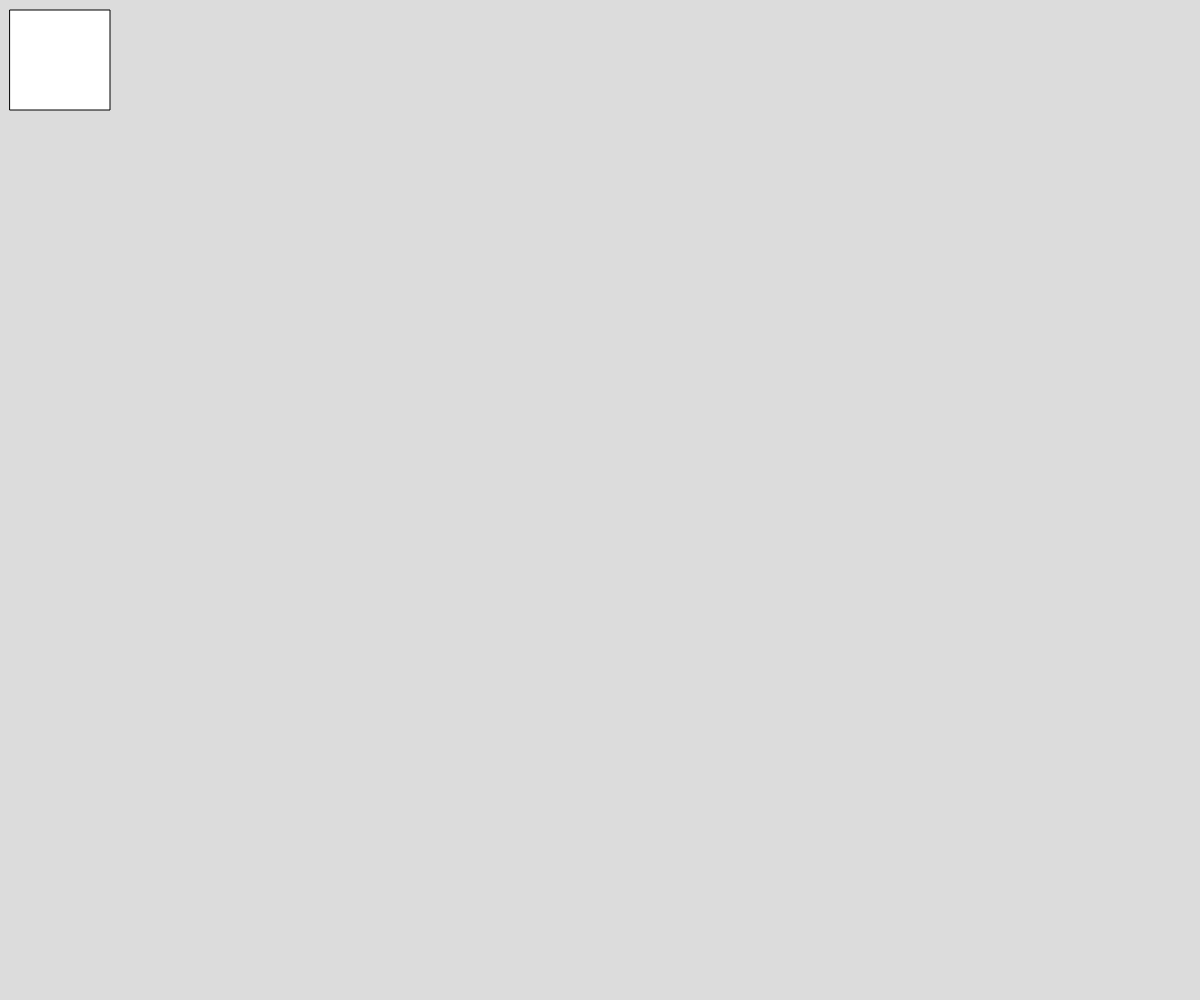
Frame 1 (no input)
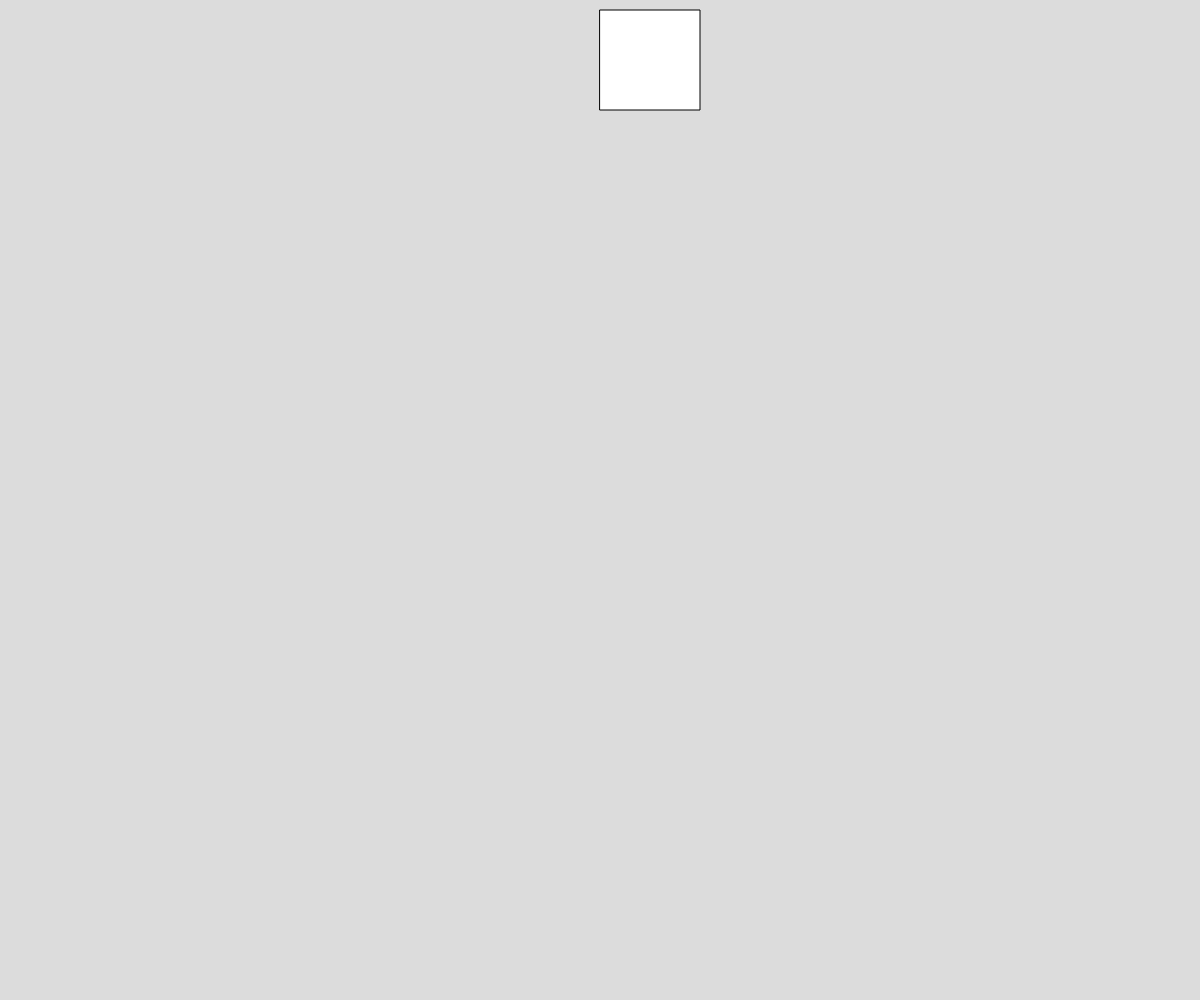
Frame 60 (no input)
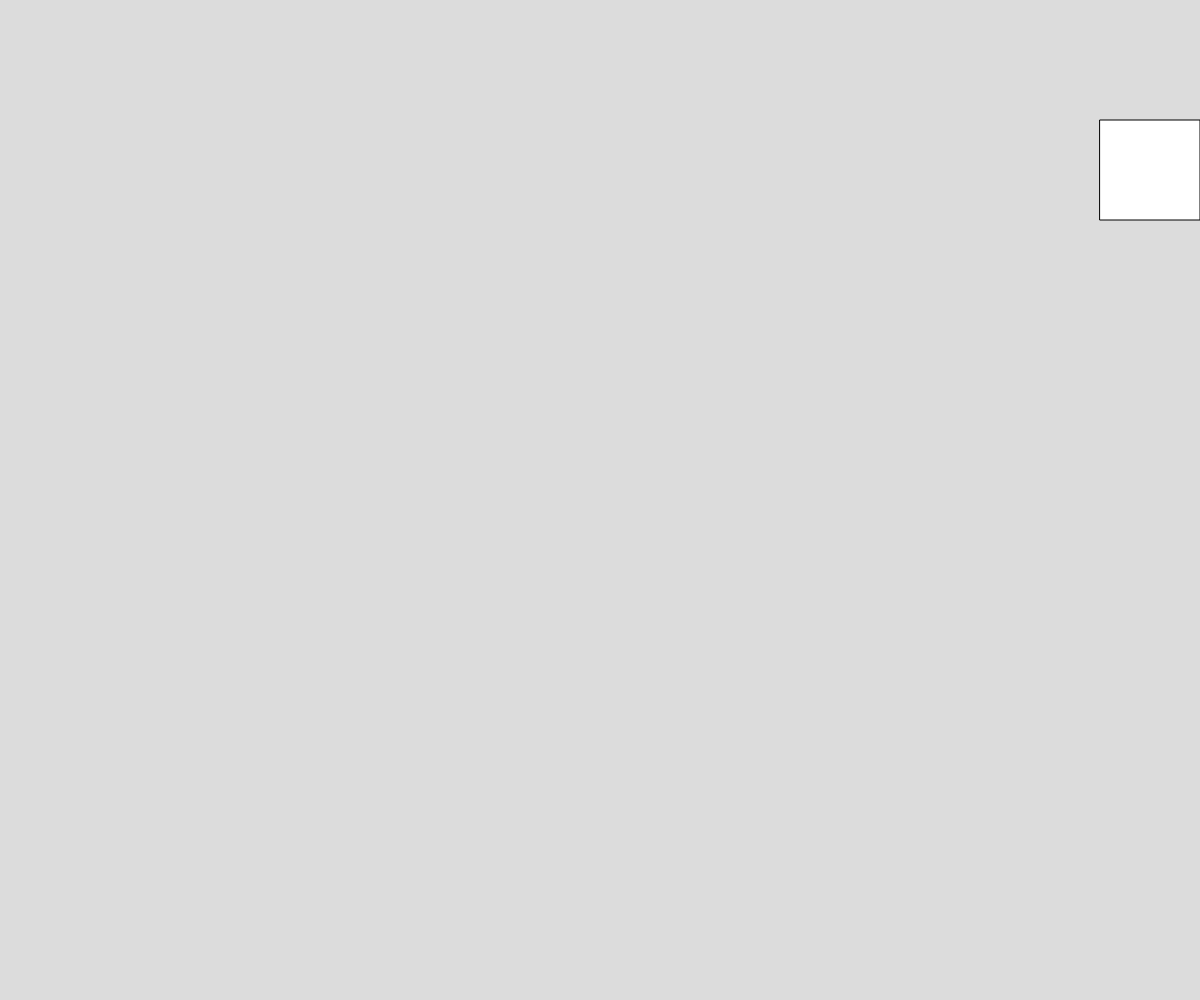
Frame 120 (the mouse pressed at the canvas centre since frame 60)

The p5.js sketch that drew these frames (run headless with seeded random() and noise() and a simulated clock; from frame 60 on, the mouse is pressed at the canvas centre):

// p5.js sketch
// ── sketch.js
// Square moving around edge of screen
// my way

let speed;
let x, w, y;

async function setup() {
  createCanvas(windowWidth, windowHeight);
  speed = 10;
  x= 10;
  y= 10;
  w=100;
}
 
function draw() {
  background(220);
  drawMovingSquare();
}

function drawMovingSquare(){
  square(x, y, w);

  if ( y === 10 ){
    x += speed;
  }

  if (x>= windowWidth - w ){
    y+= speed;
  }

  if (y >= windowHeight - w ){
    x-= speed; 
  }

//   else if (x <= windowWidth){
//     y-= speed;
//   }
}
